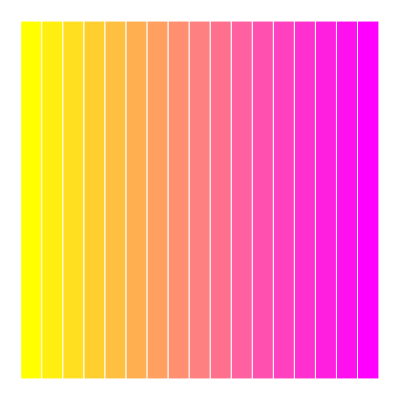
Frame 1 (no input)
Frame 60 (no input): identical to frame 1, image omitted
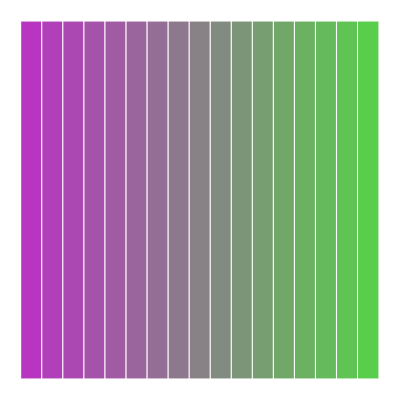
Frame 120 (the mouse pressed at the canvas centre since frame 60)

The p5.js sketch that drew these frames (run headless with seeded random() and noise() and a simulated clock; from frame 60 on, the mouse is pressed at the canvas centre):

// p5.js sketch
// ── sketch.js
let spacing  
let color1
let color2
    
function setup() {
  createCanvas(400, 400);
  spacing = width / 19
  color1 = color(255,255,0)
  color2 = color(255,0,255)
}

function draw() {
  background(255);
  stroke(255)
  translate(spacing, 0)
  for (let i = 0; i < 17; i++) {
    fill(lerpColor(color1, color2, i / 16))
    rect(0, spacing, spacing, height - 2 * spacing)
    translate(spacing, 0)
  }
}

function mousePressed() {
  color1 = color(random(0, 256), random(0, 256), random(0, 256))
  color2 = color(random(0, 256), random(0, 256), random(0, 256))
}
